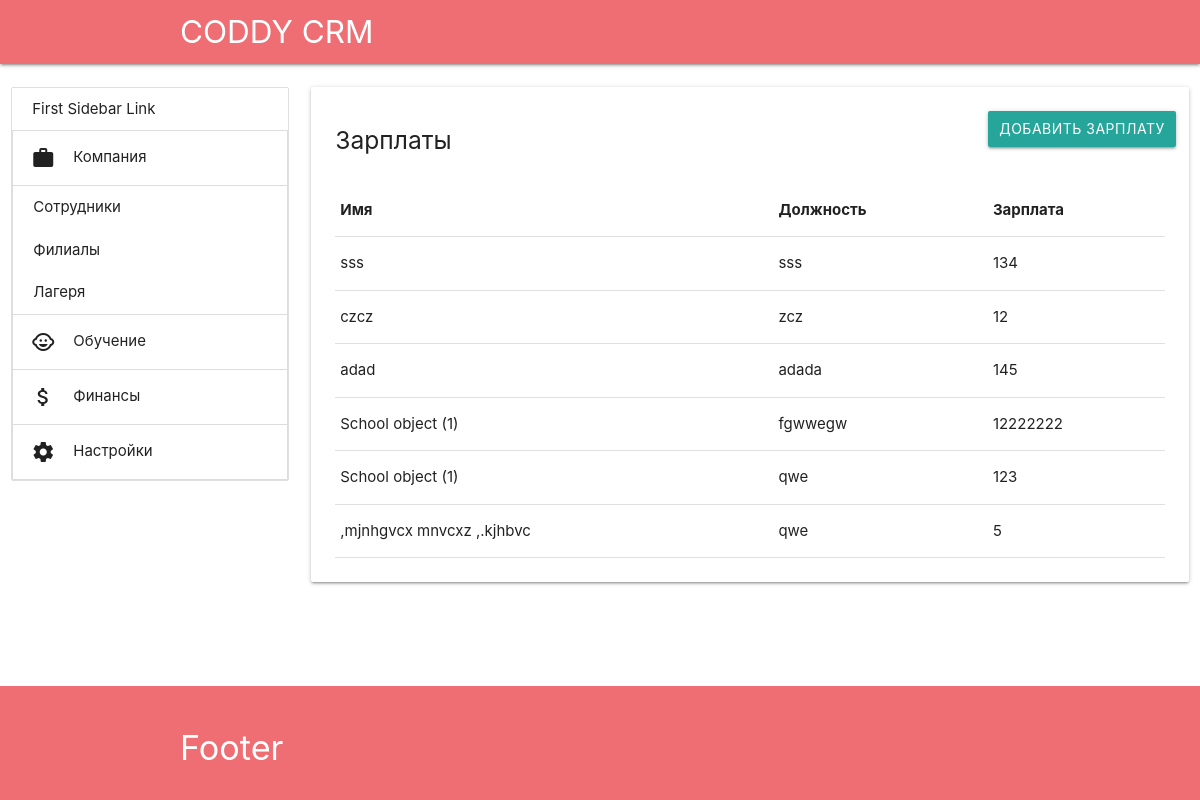
Page /company/salaries (signed in) on the committed database.
### app/models.py (models this page shows)
class People(models.Model):
    name = models.CharField(max_length=50)
    duty = models.CharField(max_length=250, blank=True)
    salary = models.PositiveSmallIntegerField(null=True)

### app/views.py (the view)
# urls.py: path('company/salaries', views.company_salaries, name='company_salaries'),
@login_required
def company_salaries(request):
    peoples = People.objects.all()
    return render(request, 'app/company_salaries.html',
                  {'peoples': peoples})

### app/templatetags/app_tags.py (called while the page is built)
@register.simple_tag(takes_context=True)
def active(context, url):
    cur_url = resolve(context['request'].path).url_name
    if cur_url.startswith(url):
        return 'active'
    return ''

### app/templates/app/company_salaries.html
{% extends "app/main.html" %}
{% block content %}
<div class="col s12 l9">
    <div class="card">
        <div class="card-content">
            <div class="row">
                <a class="col btn right" href="{% url 'company_salaries_add' %}">Добавить Зарплату</a>
                <h5 class="col">Зарплаты</h5>
            </div>
            <table class="responsive-table">
                <thead>
                <tr>
                    <th>Имя</th>
                    <th>Должность</th>
                    <th>Зарплата</th>
                </tr>
                </thead>
                <tbody>
                {% for people in peoples %}
                <tr>
                    <td>
                        {{ people.name }}
                    </td>
                    <td>
                        {{ people.duty }}
                    </td>
                    <td>
                        {{ people.salary }}
                    </td>
                </tr>
                {% endfor %}
                </tbody>
            </table>
        </div>
    </div>
</div>
{% endblock content %}

### app/static/app/main.css (style rules this page uses)
* { margin: 0; padding: 0; }
body { display: flex; min-height: 100vh; flex-direction: column; }

### rows in the picture
People: name "sss", duty "sss", salary "134"
People: name "czcz", duty "zcz", salary "12"
People: name "adad", duty "adada", salary "145"
People: name "School object (1)", duty "fgwwegw", salary "12222222"
People: name "School object (1)", duty "qwe", salary "123"
People: name ",mjnhgvcx mnvcxz ,.kjhbvc", duty "qwe", salary "5"
